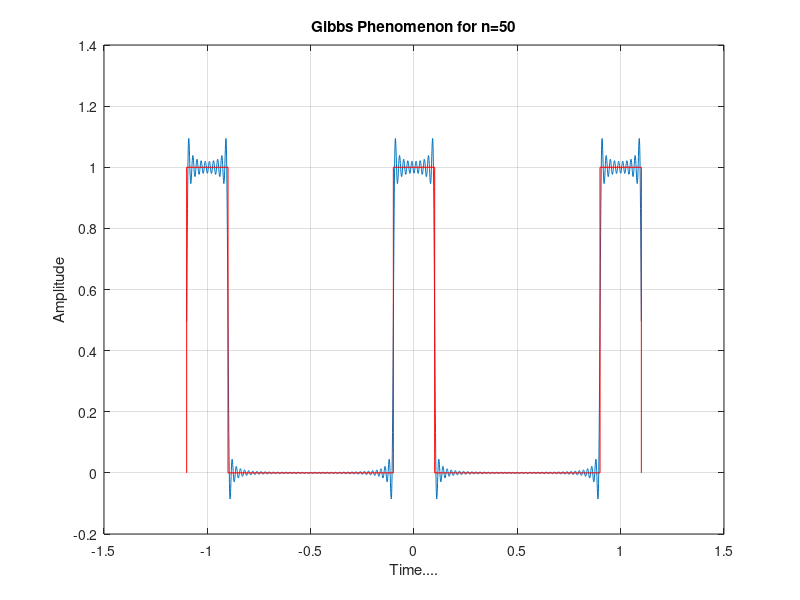

The MATLAB source for this figure:
%MATLAB CODE
%GIbb's phenomenon of the Rectangular pulse train
t=-1.1:0.001:1.1;
T=1;
tau=0.2;
a0=tau/T;
n=50;%Number of Harmonic components
ft=a0;
for i=1:n,
    ft=ft+(2/T)*tau*sinc(i*tau/T)*cos(2*pi*i*t/T);
end
plot(t,ft);%plot the sum of fourier Components
xlabel('Time....');
ylabel('Amplitude');
title('Gibbs Phenomenon for n=50');
hold on;
t=[-1.1 -1.1 -.9 -0.9 -0.5 -0.1 -0.1 0.1 0.1 0.5 0.9 0.9 1.1 1.1];
ft=[0 1 1 0 0 0 1 1 0 0 0 1 1 0];
plot(t,ft,'r');%plot the orginal saw tooth wave
hold off;
grid on
